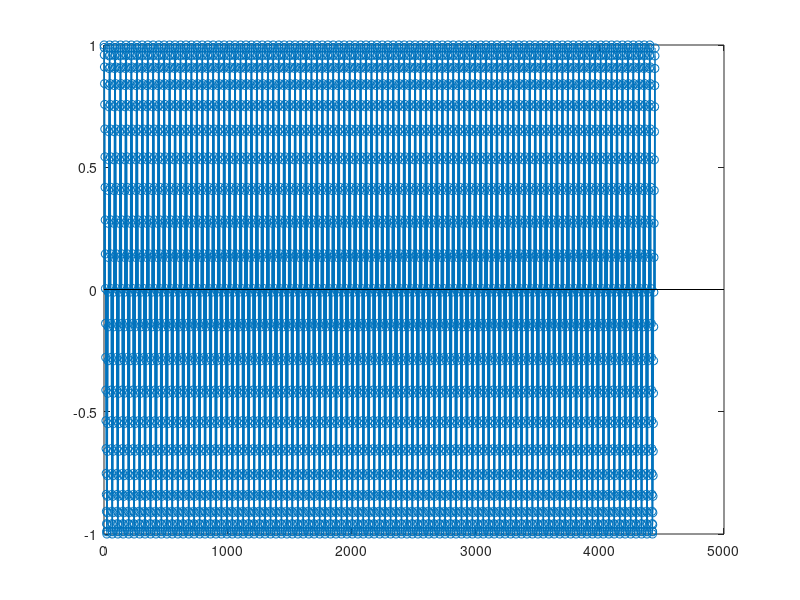
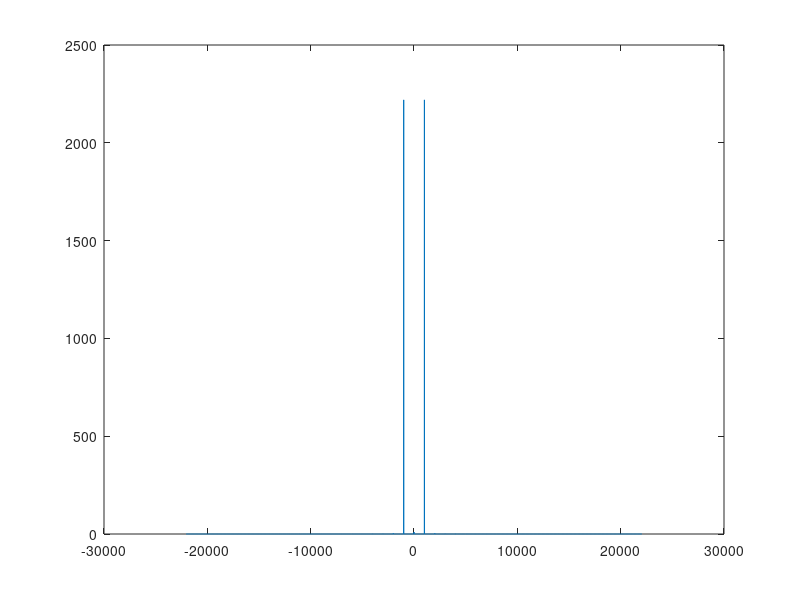

The MATLAB script that drew these images, in order:
close all
clc
clear all
A = 1;
Fs = 44100;
f = 1000;
num_per = 100;


n_per = linspace(0,round(Fs/f)-1,round(Fs/f));
period = A*cos(2*pi*f*n_per/Fs);
out = period;
for per = 1:num_per
    out = horzcat(out,period);
end
figure
stem(out);
X = fftshift(fft(out));
figure
frq = linspace(-Fs/2,Fs/2,length(X));
plot(frq, abs(X));
